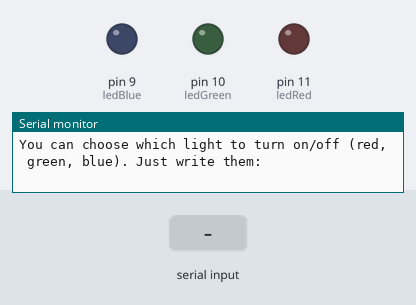
A sketch run on a simulated Arduino Uno, built with avr-gcc and run on an emulated ATmega328P. On the bench: output pins drawn as LEDs (lit = HIGH), the last lines printed to the serial monitor. Inputs (shaded band) come from the test bench.

Above: at 1.2 s.
1.3 s: "red\n" received over Serial
At 1.7 s:
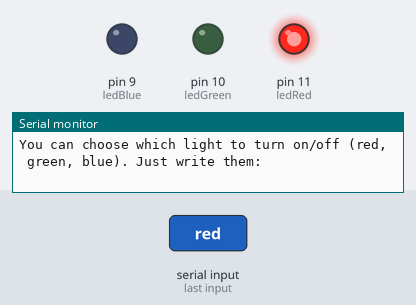
2.8 s: "green\n" received over Serial
At 4.0 s:
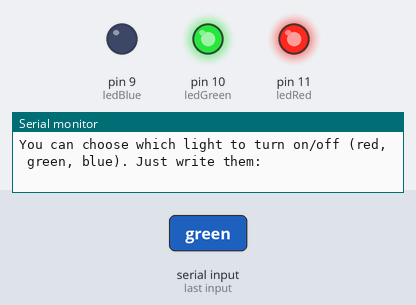
4.3 s: "blue\n" received over Serial
At 5.2 s:
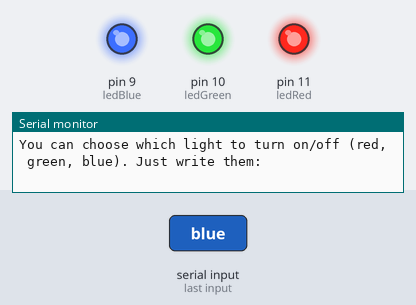
5.8 s: "red\n" received over Serial
At 6.3 s:
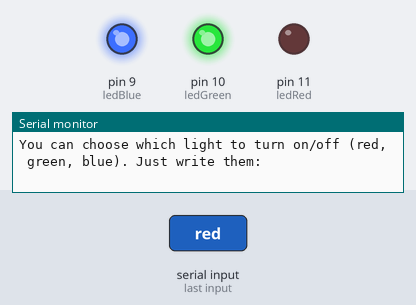
7.3 s: "green\n" received over Serial
At 8.7 s:
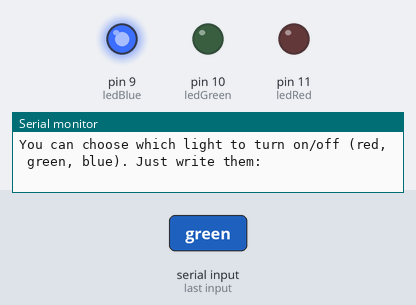
Timing chart, 0 to 9.8 s (numbered marks = the images above; inputs shaded):
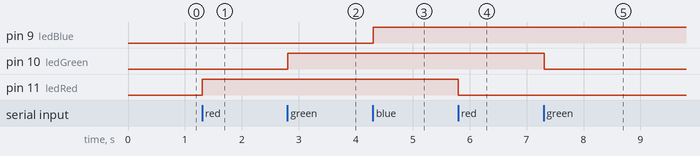

Measured:
- after the input at 1.3 s, pin 11 (ledRed): LOW → HIGH at once
- after the input at 2.8 s, pin 10 (ledGreen): LOW → HIGH at once
- after the input at 4.3 s, pin 9 (ledBlue): LOW → HIGH at once
- after the input at 5.8 s, pin 11 (ledRed): HIGH → LOW at once
- after the input at 7.3 s, pin 10 (ledGreen): HIGH → LOW at once

The sketch:

haveUserLightOn-Off.ino
```cpp
String msg1="You can choose which light to turn on/off (red, green, blue). Just write them: ";
String msgError="That is an invalid choice. Please choose 'red', 'green' or 'blue'.";
String userChoice;
int t=1000;

int ledRed=11;
int ledGreen=10;
int ledBlue=9;

//interruptor switch with a boolean
bool isRedOn = false;
bool isGreenOn = false;
bool isBlueOn = false;

void setup() {
  Serial.begin(9600);
  pinMode(ledRed, OUTPUT);
  pinMode(ledGreen, OUTPUT);
  pinMode(ledBlue, OUTPUT);
}

void loop() {
  Serial.println(msg1);

  while (Serial.available()==0) {
  }
  userChoice=Serial.readStringUntil('\n'); // removing newline characters!

  if (userChoice=="red") {
    isRedOn = !isRedOn;  // switch the state of the switch button
    if (isRedOn){
      digitalWrite(ledRed,HIGH);
    } else {
      digitalWrite(ledRed,LOW);
    }
  } else if (userChoice=="green") {
    isGreenOn = !isGreenOn;
    if (isGreenOn){
      digitalWrite(ledGreen,HIGH);
    } else {
      digitalWrite(ledGreen,LOW);
    }
  } else if (userChoice=="blue") {
    isBlueOn = !isBlueOn;
    if (isBlueOn){
      digitalWrite(ledBlue,HIGH);
    } else {
      digitalWrite(ledBlue,LOW);
    }
  } else {
    Serial.println(msgError);
    delay(t);
  }

}
```
